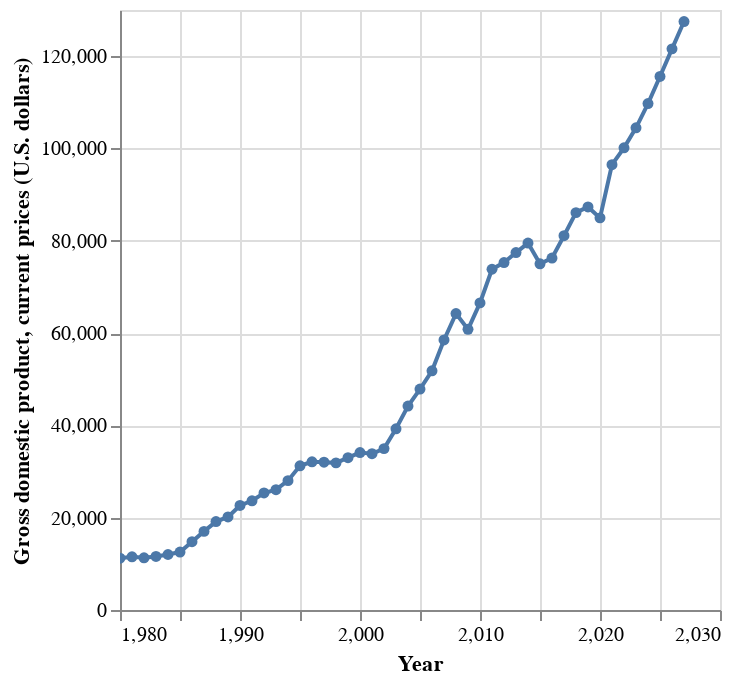

Notebook cell for this chart:
### Code cell
alt.Chart(df_tmp).mark_line(point=True).encode(
    alt.X('Year').title('Year'),
    alt.Y('World').title(subject+' ('+units+')'),
    tooltip=['Year', 'World']
).interactive()

### Figure 1 — Vega-Lite specification as saved in the notebook (floating-point values rounded to 4 significant figures)
{"config": {"view": {"continuousWidth": 300, "continuousHeight": 300}}, "data": {"name": "data-625f50dec54901f00fa69aded8c0c7bb"}, "mark": {"type": "line", "point": true}, "encoding": {"tooltip": [{"field": "Year", "type": "quantitative"}, {"field": "World", "type": "quantitative"}], "x": {"field": "Year", "title": "Year", "type": "quantitative"}, "y": {"field": "World", "title": "Gross domestic product, current prices (U.S. dollars)", "type": "quantitative"}}, "params": [{"name": "param_11", "select": {"type": "interval", "encodings": ["x", "y"]}, "bind": "scales"}], "$schema": "https://vega.github.io/schema/vega-lite/v5.8.0.json", "datasets": {"data-625f50dec54901f00fa69aded8c0c7bb": [{"Year": 1980, "World": 11230.0}, {"Year": 1981, "World": 11530.0}, {"Year": 1982, "World": 11310.0}, {"Year": 1983, "World": 11610.0}, {"Year": 1984, "World": 12030.0}, {"Year": 1985, "World": 12550.0}, {"Year": 1986, "World": 14790.0}, {"Year": 1987, "World": 17030.0}, {"Year": 1988, "World": 19160.0}, {"Year": 1989, "World": 20150.0}, {"Year": 1990, "World": 22640.0}, {"Year": 1991, "World": 23670.0}, {"Year": 1992, "World": 25350.0}, {"Year": 1993, "World": 26080.0}, {"Year": 1994, "World": 28030.0}, {"Year": 1995, "World": 31240.0}, {"Year": 1996, "World": 32110.0}, {"Year": 1997, "World": 32030.0}, {"Year": 1998, "World": 31880.0}, {"Year": 1999, "World": 33010.0}, {"Year": 2000, "World": 34100.0}, {"Year": 2001, "World": 33860.0}, {"Year": 2002, "World": 34970.0}, {"Year": 2003, "World": 39260.0}, {"Year": 2004, "World": 44190.0}, {"Year": 2005, "World": 47870.0}, {"Year": 2006, "World": 51830.0}, {"Year": 2007, "World": 58520.0}, {"Year": 2008, "World": 64230.0}, {"Year": 2009, "World": 60820.0}, {"Year": 2010, "World": 66540.0}, {"Year": 2011, "World": 73830.0}, {"Year": 2012, "World": 75280.0}, {"Year": 2013, "World": 77440.0}, {"Year": 2014, "World": 79500.0}, {"Year": 2015, "World": 75010.0}, {"Year": 2016, "World": 76270.0}, {"Year": 2017, "World": 81090.0}, {"Year": 2018, "World": 86100.0}, {"Year": 2019, "World": 87330.0}, {"Year": 2020, "World": 84960.0}, {"Year": 2021, "World": 96490.0}, {"Year": 2022, "World": 100100.0}, {"Year": 2023, "World": 104500.0}, {"Year": 2024, "World": 109700.0}, {"Year": 2025, "World": 115600.0}, {"Year": 2026, "World": 121600.0}, {"Year": 2027, "World": 127500.0}]}}
